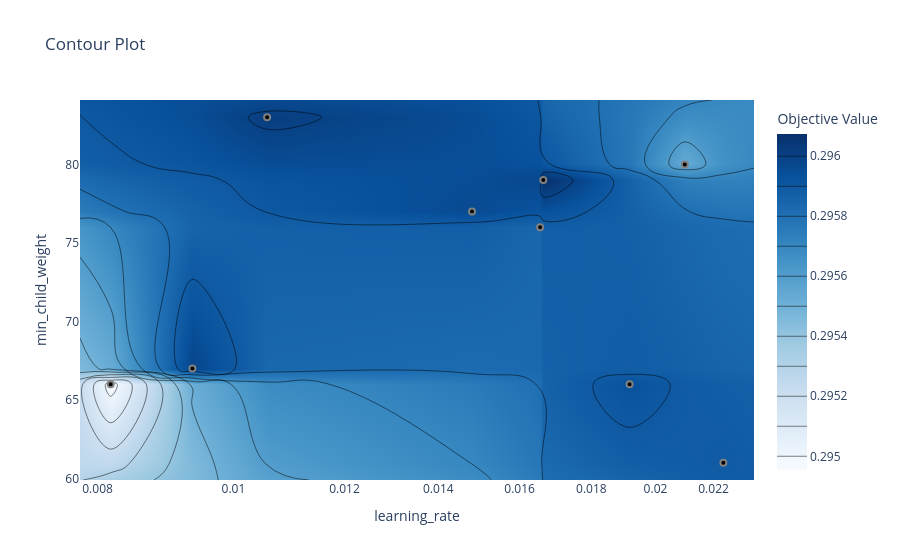

Notebook code cell kept with this figure:
### Code cell
import optuna.visualization as vis

# 1. See where you haven't looked for the most important pair
# If you see empty white spaces in the high-performance colors, that's a gap.
vis.plot_contour(optuna_study, params=['learning_rate', 'min_child_weight'])

### Figure 1 — Plotly figure (JSON) as saved in the notebook; plotly's stock layout.template omitted (floating-point values rounded to 4 significant figures)
{"data": [{"colorbar": {"title": {"text": "Objective Value"}}, "colorscale": [[0, "rgb(247,251,255)"], [0.125, "rgb(222,235,247)"], [0.25, "rgb(198,219,239)"], [0.375, "rgb(158,202,225)"], [0.5, "rgb(107,174,214)"], [0.625, "rgb(66,146,198)"], [0.75, "rgb(33,113,181)"], [0.875, "rgb(8,81,156)"], [1, "rgb(8,48,107)"]], "connectgaps": true, "contours": {"coloring": "heatmap"}, "hoverinfo": "none", "line": {"smoothing": 1.3}, "reversescale": false, "type": "contour", "x": [0.007773, 0.008174, 0.009349, 0.01057, 0.0148, 0.01655, 0.01663, 0.01917, 0.02099, 0.02236, 0.02351], "y": [59.9, 61, 66, 67, 76, 77, 79, 80, 83, 84.1], "z": [[NaN, NaN, NaN, NaN, NaN, NaN, NaN, NaN, NaN, NaN, NaN], [NaN, NaN, NaN, NaN, NaN, NaN, NaN, NaN, NaN, 0.2959, NaN], [NaN, 0.295, NaN, NaN, NaN, NaN, NaN, 0.2959, NaN, NaN, NaN], [NaN, NaN, 0.296, NaN, NaN, NaN, NaN, NaN, NaN, NaN, NaN], [NaN, NaN, NaN, NaN, NaN, 0.2958, NaN, NaN, NaN, NaN, NaN], [NaN, NaN, NaN, NaN, 0.296, NaN, NaN, NaN, NaN, NaN, NaN], [NaN, NaN, NaN, NaN, NaN, NaN, 0.2961, NaN, NaN, NaN, NaN], [NaN, NaN, NaN, NaN, NaN, NaN, NaN, NaN, 0.2955, NaN, NaN], [NaN, NaN, NaN, 0.296, NaN, NaN, NaN, NaN, NaN, NaN, NaN], [NaN, NaN, NaN, NaN, NaN, NaN, NaN, NaN, NaN, NaN, NaN]]}, {"marker": {"color": "black", "line": {"color": "Gray", "width": 2}}, "mode": "markers", "name": "Feasible Trial", "showlegend": false, "type": "scatter", "x": [0.01917, 0.008174, 0.02236, 0.01655, 0.01057, 0.02099, 0.009349, 0.01663, 0.0148], "y": [66, 66, 61, 76, 83, 80, 67, 79, 77]}, {"marker": {"color": "#cccccc", "line": {"color": "Gray", "width": 2}}, "mode": "markers", "name": "Infeasible Trial", "showlegend": false, "type": "scatter", "x": [], "y": []}], "layout": {"title": {"text": "Contour Plot"}, "xaxis": {"range": [-2.109, -1.629], "title": {"text": "learning_rate"}, "type": "log"}, "yaxis": {"range": [59.9, 84.1], "title": {"text": "min_child_weight"}}}}
